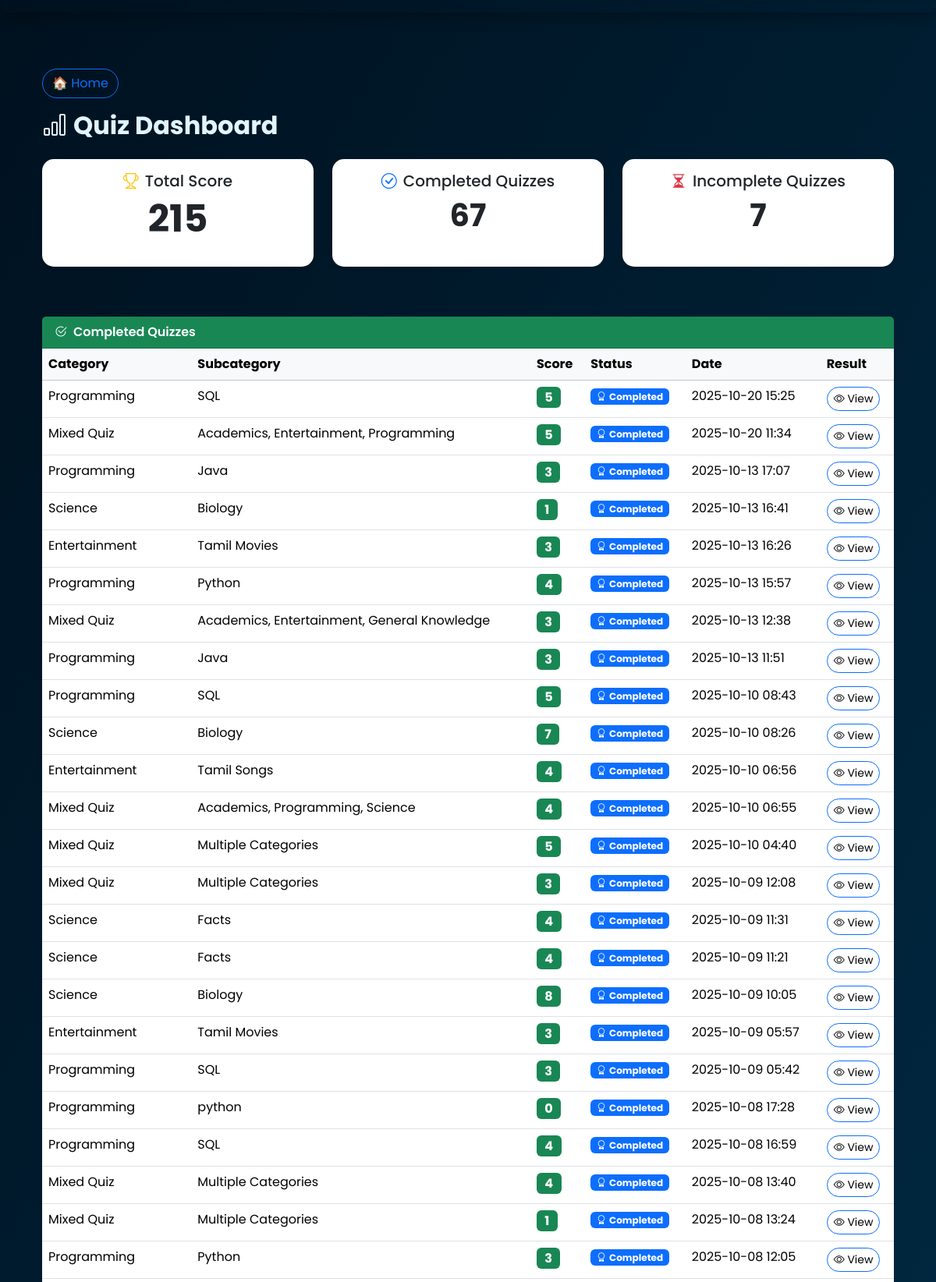
The page /dashboard/ (signed in, upper part) on the database its author committed.
### users/models.py (models this page shows, shortened)
class QuizHistory(models.Model):
    DIFFICULTY_CHOICES = [
        ("easy", "Easy"),
        ("medium", "Medium"),
        ("hard", "Hard"),
    ]
    user = models.ForeignKey(User, on_delete=models.CASCADE)
    quiz = models.ForeignKey(Quiz, on_delete=models.CASCADE, related_name="attempts", null=True, blank=True)
    categories_selected = models.JSONField(default=list, blank=True, null=True)
    subcategories_selected = models.JSONField(default=list, blank=True, null=True)
    category = models.CharField(max_length=100, blank=True, null=True)
    subcategory = models.CharField(max_length=100, blank=True, null=True)
    difficulty = models.CharField(max_length=20, choices=DIFFICULTY_CHOICES, default="easy")
    score = models.IntegerField(default=0)
    score_percentage = models.FloatField(blank=True, null=True)
    total_questions = models.IntegerField(default=0)
    completed = models.BooleanField(default=False)
    date_taken = models.DateTimeField(auto_now_add=True)
    start_time = models.DateTimeField(null=True, blank=True)
    answers = models.JSONField(default=dict)  # e.g. {"Q1": "A", "Q2": "B"}
    time_limit = models.IntegerField(default=300)
    class Meta:
        verbose_name = "Quiz History"
        verbose_name_plural = "Quiz Histories"
        ordering = ['-date_taken']

### users/views.py (the view, shortened to what this page needs)
# urls.py: path('dashboard/', views.dashboard, name='dashboard'),
@login_required()
def dashboard(request):
    histories = QuizHistory.objects.filter(user=request.user).order_by('-date_taken')
    completed = histories.filter(completed=True)
    incomplete = histories.filter(completed=False)
    total_score = completed.aggregate(Sum('score'))['score__sum'] or 0
    incomplete_list = []
    for quiz in incomplete:
        answers = quiz.answers or {}
        if isinstance(answers, str):
            try:
                answers = json.loads(answers)
            except json.JSONDecodeError:
                answers = {}
        answered_count = sum(1 for v in answers.values() if v.get("user_answer"))
        total = quiz.total_questions or 1  # avoid division by zero
        quiz.progress = int((answered_count / total) * 100)
        incomplete_list.append(quiz)
    completed_list = list(completed)
    for quiz in incomplete_list + completed_list:
        if quiz.category == "Mixed Quiz":
            if quiz.categories_selected:
                quiz.subcategory_display = ", ".join(quiz.categories_selected)
            else:
                quiz.subcategory_display = "Multiple Categories"
        else:
            quiz.subcategory_display = quiz.subcategory  # normal quizzes
    rankings = (
        QuizHistory.objects.filter(completed=True)
        .values('user__id', 'user__username')
        .annotate(total_score=Sum('score'), quizzes=Count('id'))
        .order_by('-total_score')[:10]
    )
    all_badges = Badge.objects.all()
    owned_badge_ids = list(request.user.user_badges.values_list('badge_id', flat=True))
    completed_count = completed.count()
    badge_progress = {}
    for badge in all_badges:
        progress = 0
        if badge.criteria.startswith("score>="):
            required = int(badge.criteria.split(">=")[1])
            progress = min(int((total_score / required) * 100), 100)
        elif badge.criteria.startswith("completed_"):
            required = int(badge.criteria.split("_")[1])
            progress = min(int((completed_count / required) * 100), 100)
        badge_progress[badge.id] = progress
    context = {
        'completed': completed_list,
        'incomplete': incomplete_list,
        'total_score': total_score,
        'rankings': rankings,
        'all_badges': all_badges,
        'owned_badge_ids': owned_badge_ids,
        'badge_progress': badge_progress,
        'all_badges': Badge.objects.all(),
        'owned_badge_ids': list(request.user.user_badges.values_list('badge_id', flat=True)),
    }
    return render(request, 'users/dashboard.html', context)

### users/templates/users/dashboard.html (shortened to what this page needs)
{% extends "users/base.html" %}
{% block content %}
<div class="container py-5">
  <a href="{% url 'home' %}" class="btn btn-outline-primary mb-3">🏠 Home</a>
  <h2 class="fw-bold mb-4"><i class="bi bi-bar-chart me-2"></i>Quiz Dashboard</h2>
  <div class="row mb-5 text-center">
    <div class="col-md-4 mb-3">
      <div class="card shadow-sm border-0 h-100">
        <div class="card-body">
          <h5 class="card-title"><i class="bi bi-trophy text-warning me-2"></i>Total Score</h5>
          <p class="display-5 fw-bold text-success">{{ total_score }}</p>
        </div>
      </div>
    </div>
    <div class="col-md-4 mb-3">
      <div class="card shadow-sm border-0 h-100">
        <div class="card-body">
          <h5 class="card-title"><i class="bi bi-check-circle text-primary me-2"></i>Completed Quizzes</h5>
          <p class="display-6 fw-bold text-primary">{{ completed|length }}</p>
        </div>
      </div>
    </div>
    <div class="col-md-4 mb-3">
      <div class="card shadow-sm border-0 h-100">
        <div class="card-body">
          <h5 class="card-title"><i class="bi bi-hourglass-split text-danger me-2"></i>Incomplete Quizzes</h5>
          <p class="display-6 fw-bold text-danger">{{ incomplete|length }}</p>
        </div>
      </div>
    </div>
  </div>
  <div class="card shadow-sm border-0 mb-4">
    <div class="card-header bg-success text-white fw-semibold">
      <i class="bi bi-check2-circle me-2"></i>Completed Quizzes
    </div>
    <div class="card-body p-0">
      <table class="table table-hover mb-0">
        <thead class="table-light">
          <tr>
            <th>Category</th>
            <th>Subcategory</th>
            <th>Score</th>
            <th>Status</th>
            <th>Date</th>
            <th>Result</th>
          </tr>
        </thead>
        <tbody>
          {% for quiz in completed %}
            <tr>
              <td>{{ quiz.category }}</td>
              <td>{{ quiz.subcategory_display }}</td>
              <td><span class="badge bg-success fs-6">{{ quiz.score }}</span></td>
              <td>
                <span class="badge bg-primary">
                  <i class="bi bi-award me-1"></i>Completed
                </span>
              </td>
              <td>{{ quiz.date_taken|date:"Y-m-d H:i" }}</td>
              <td>
                <a href="{% url 'quiz_result' quiz.id %}" class="btn btn-sm btn-outline-primary">
                  <i class="bi bi-eye"></i> View
                </a>
              </td>
            </tr>
          {% empty %}
            <tr><td colspan="6" class="text-center text-muted">No completed quizzes yet.</td></tr>
          {% endfor %}
        </tbody>
      </table>
    </div>
  </div>
  <div class="card shadow-sm border-0 mb-4">
    <div class="card-body p-0">
          {% for quiz in incomplete %}
            {% with progress=quiz.progress|default:0 %}
                </div>
            {% endwith %}
          {% empty %}
            <tr><td colspan="5" class="text-center text-muted">No incomplete quizzes found.</td></tr>
          {% endfor %}
{% endblock %}

### users/templates/users/base.html (shortened to what this page needs)
<!DOCTYPE html>
<html lang="en">
<head>
  <link href="https://cdn.jsdelivr.net/npm/bootstrap@5.3.2/dist/css/bootstrap.min.css" rel="stylesheet">
  <link href="https://cdn.jsdelivr.net/npm/bootstrap-icons@1.10.5/font/bootstrap-icons.css" rel="stylesheet">
</head>
<body class="theme-{{ request.user.profile.theme|default:'default' }}">
  <nav class="navbar navbar-expand-lg px-3 mb-4">
  </nav>
  <div class="container mt-4 fade-in">
    {% block content %}{% endblock %}
</body>
</html>

### users/templates/users/base.html (style rules this page uses)
body { font-family: 'Poppins', sans-serif; min-height: 100vh; margin: 0; transition: background 0.6s ease, color 0.6s ease; overflow-x: hidden; overflow-y: auto; position: relative; }
.navbar, .card { backdrop-filter: blur(12px); border-radius: 15px; box-shadow: 0px 4px 20px rgba(0,0,0,0.4); transition: all 0.4s ease; }
.btn { border-radius: 25px; transition: all 0.3s ease; }
.fade-in { animation: fadeInUp 1s ease; }
.theme-aurora { background: linear-gradient(120deg, #00111f, #003b5c, #220044); color:#e1f5ff; background-size:200% 200%; animation: auroraMove 12s ease-in-out infinite alternate; }
.card h5, .card h6, .card p, .card a, .navbar a { color: inherit !important; }

### rows shown on the page
QuizHistory: category "Programming", subcategory_display "SQL", score "5", date_taken "2025-10-20 15:25"
QuizHistory: category "Mixed Quiz", subcategory_display "Academics, Entertainment, Programming", score "5", date_taken "2025-10-20 11:34"
QuizHistory: category "Programming", subcategory_display "Java", score "3", date_taken "2025-10-13 17:07"
QuizHistory: category "Science", subcategory_display "Biology", score "1", date_taken "2025-10-13 16:41"
QuizHistory: category "Entertainment", subcategory_display "Tamil Movies", score "3", date_taken "2025-10-13 16:26"
QuizHistory: category "Programming", subcategory_display "Python", score "4", date_taken "2025-10-13 15:57"
QuizHistory: category "Mixed Quiz", subcategory_display "Academics, Entertainment, General Knowledge", score "3", date_taken "2025-10-13 12:38"
QuizHistory: category "Programming", subcategory_display "Java", score "3", date_taken "2025-10-13 11:51"
QuizHistory: category "Programming", subcategory_display "SQL", score "5", date_taken "2025-10-10 08:43"
QuizHistory: category "Science", subcategory_display "Biology", score "7", date_taken "2025-10-10 08:26"
QuizHistory: category "Entertainment", subcategory_display "Tamil Songs", score "4", date_taken "2025-10-10 06:56"
QuizHistory: category "Mixed Quiz", subcategory_display "Academics, Programming, Science", score "4", date_taken "2025-10-10 06:55"
QuizHistory: category "Mixed Quiz", subcategory_display "Multiple Categories", score "5", date_taken "2025-10-10 04:40"
QuizHistory: category "Mixed Quiz", subcategory_display "Multiple Categories", score "3", date_taken "2025-10-09 12:08"
QuizHistory: category "Science", subcategory_display "Facts", score "4", date_taken "2025-10-09 11:31"
QuizHistory: category "Science", subcategory_display "Facts", score "4", date_taken "2025-10-09 11:21"
QuizHistory: category "Science", subcategory_display "Biology", score "8", date_taken "2025-10-09 10:05"
QuizHistory: category "Entertainment", subcategory_display "Tamil Movies", score "3", date_taken "2025-10-09 05:57"
QuizHistory: category "Programming", subcategory_display "SQL", score "3", date_taken "2025-10-09 05:42"
QuizHistory: category "Programming", subcategory_display "python", score "0", date_taken "2025-10-08 17:28"
QuizHistory: category "Programming", subcategory_display "SQL", score "4", date_taken "2025-10-08 16:59"
QuizHistory: category "Mixed Quiz", subcategory_display "Multiple Categories", score "4", date_taken "2025-10-08 13:40"
QuizHistory: category "Mixed Quiz", subcategory_display "Multiple Categories", score "1", date_taken "2025-10-08 13:24"
QuizHistory: category "Programming", subcategory_display "Python", score "3", date_taken "2025-10-08 12:05"

### other values the page prints
{{ total_score }} "215"
{{ completed|length }} "67"
{{ incomplete|length }} "7"
